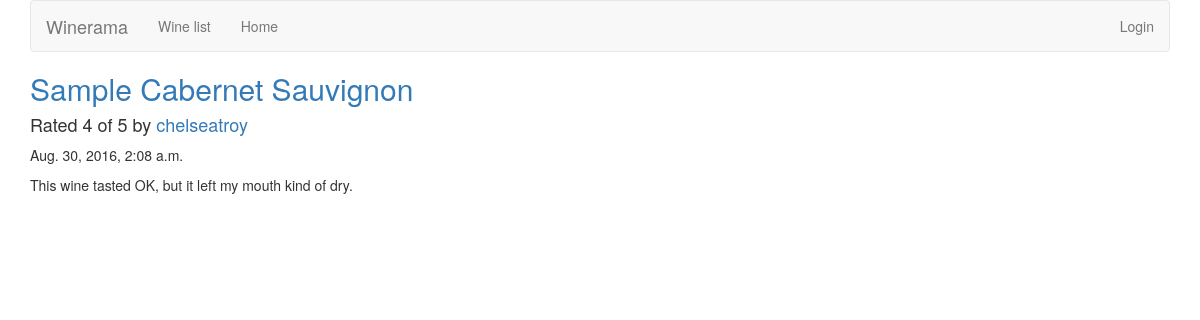
Page /reviews/review/1/ on the committed database.
### reviews/models.py (models this page shows, shortened)
class Review(models.Model):
    RATING_CHOICES = (
        (1, '1'),
        (2, '2'),
        (3, '3'),
        (4, '4'),
        (5, '5'),
    )
    wine = models.ForeignKey(Wine)
    pub_date = models.DateTimeField('date published')
    user_name = models.CharField(max_length=100)
    comment = models.CharField(max_length=200)
    rating = models.IntegerField(choices=RATING_CHOICES)

class Wine(models.Model):
    name = models.CharField(max_length=200)

### reviews/views.py (the view)
# urls.py: url(r'^review/(?P<review_id>[0-9]+)/$', views.review_detail, name='review_detail'),
def review_detail(request, review_id):
    review = get_object_or_404(Review, pk=review_id)
    return render(request, 'reviews/review_detail.html', {'review': review})

### reviews/templates/reviews/review_detail.html
{% extends 'base.html' %}
{% block title %}
<h2><a href="{% url 'reviews:wine_detail' review.wine.id %}">{{ review.wine.name }}</a></h2>
{% endblock %}
{% block content %}
<h4>Rated {{ review.rating }} of 5 by <a href="{% url 'reviews:user_review_list' review.user_name %}" >{{ review.user_name }}</a></h4>
<p>{{ review.pub_date }}</p>
<p>{{ review.comment }}</p>
{% endblock %}

### rows in the picture
Review: wine.name "Sample Cabernet Sauvignon", rating "4", user_name "chelseatroy", pub_date "Aug. 30, 2016, 2:08 a.m.", comment "This wine tasted OK, but it left my mouth kind of dry."
